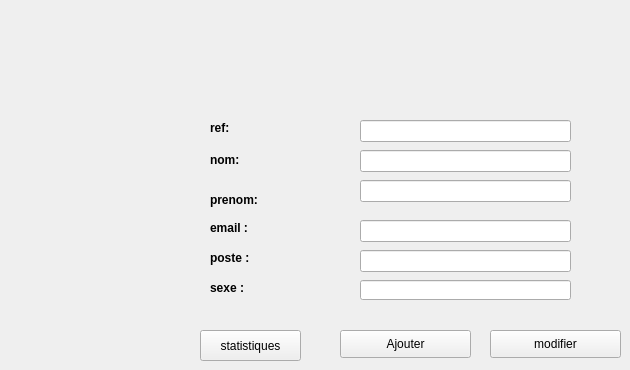
    <widget class="QWidget" name="tab_8">
     <attribute name="title">
      <string>Ajouter un employe</string>
     </attribute>
     <widget class="QLineEdit" name="ref_e">
      <property name="geometry">
       <rect>
        <x>360</x>
        <y>120</y>
        <width>211</width>
        <height>22</height>
       </rect>
      </property>
     </widget>
     <widget class="QPushButton" name="ajouter">
      <property name="geometry">
       <rect>
        <x>340</x>
        <y>330</y>
        <width>131</width>
        <height>28</height>
       </rect>
      </property>
      <property name="text">
       <string>Ajouter</string>
      </property>
     </widget>
     <widget class="QLineEdit" name="prenom_e">
      <property name="geometry">
       <rect>
        <x>360</x>
        <y>180</y>
        <width>211</width>
        <height>22</height>
       </rect>
      </property>
     </widget>
     <widget class="QLineEdit" name="poste_e">
      <property name="geometry">
       <rect>
        <x>360</x>
        <y>250</y>
        <width>211</width>
        <height>22</height>
       </rect>
      </property>
     </widget>
     <widget class="QPushButton" name="statistiques">
      <property name="geometry">
       <rect>
        <x>200</x>
        <y>330</y>
        <width>101</width>
        <height>31</height>
       </rect>
      </property>
      <property name="text">
       <string>statistiques</string>
      </property>
     </widget>
     <widget class="QLineEdit" name="email_e">
      <property name="geometry">
       <rect>
        <x>360</x>
        <y>220</y>
        <width>211</width>
        <height>22</height>
       </rect>
      </property>
     </widget>
     <widget class="QLabel" name="reference">
      <property name="geometry">
       <rect>
        <x>210</x>
        <y>150</y>
        <width>111</width>
        <height>20</height>
       </rect>
      </property>
      <property name="font">
       <font>
        <pointsize>9</pointsize>
        <weight>75</weight>
        <bold>true</bold>
        <underline>false</underline>
       </font>
      </property>
      <property name="text">
       <string>nom:</string>
      </property>
     </widget>
     <widget class="QLineEdit" name="nom_e">
      <property name="geometry">
       <rect>
        <x>360</x>
        <y>150</y>
        <width>211</width>
        <height>22</height>
       </rect>
      </property>
     </widget>
     <widget class="QLabel" name="nom_3">
      <property name="geometry">
       <rect>
        <x>210</x>
        <y>220</y>
        <width>55</width>
        <height>16</height>
       </rect>
      </property>
      <property name="font">
       <font>
        <pointsize>9</pointsize>
        <weight>75</weight>
        <bold>true</bold>
        <underline>false</underline>
       </font>
      </property>
      <property name="text">
       <string>email :</string>
      </property>
     </widget>
     <widget class="QLabel" name="nom_6">
      <property name="geometry">
       <rect>
        <x>210</x>
        <y>250</y>
        <width>55</width>
        <height>16</height>
       </rect>
      </property>
      <property name="font">
       <font>
        <pointsize>9</pointsize>
        <weight>75</weight>
        <bold>true</bold>
        <underline>false</underline>
       </font>
      </property>
      <property name="text">
       <string>poste :</string>
      </property>
     </widget>
     <widget class="QLineEdit" name="sex_e">
      <property name="geometry">
       <rect>
        <x>360</x>
        <y>280</y>
        <width>211</width>
        <height>20</height>
       </rect>
      </property>
     </widget>
     <widget class="QLabel" name="nom_7">
      <property name="geometry">
       <rect>
        <x>210</x>
        <y>280</y>
        <width>55</width>
        <height>16</height>
       </rect>
      </property>
      <property name="font">
       <font>
        <pointsize>9</pointsize>
        <weight>75</weight>
        <bold>true</bold>
        <underline>false</underline>
       </font>
      </property>
      <property name="text">
       <string>sexe :</string>
      </property>
     </widget>
     <widget class="QLabel" name="nom">
      <property name="geometry">
       <rect>
        <x>210</x>
        <y>120</y>
        <width>55</width>
        <height>16</height>
       </rect>
      </property>
      <property name="font">
       <font>
        <pointsize>9</pointsize>
        <weight>75</weight>
        <bold>true</bold>
        <underline>false</underline>
       </font>
      </property>
      <property name="text">
       <string>ref:</string>
      </property>
     </widget>
     <widget class="QLabel" name="quantite">
      <property name="geometry">
       <rect>
        <x>210</x>
        <y>190</y>
        <width>81</width>
        <height>20</height>
       </rect>
      </property>
      <property name="font">
       <font>
        <pointsize>9</pointsize>
        <weight>75</weight>
        <bold>true</bold>
        <underline>false</underline>
       </font>
      </property>
      <property name="text">
       <string>prenom:</string>
      </property>
     </widget>
     <widget class="QPushButton" name="modifier_employe_e2">
      <property name="geometry">
       <rect>
        <x>490</x>
        <y>330</y>
        <width>131</width>
        <height>28</height>
       </rect>
      </property>
      <property name="text">
       <string>modifier</string>
      </property>
     </widget>
    </widget>
